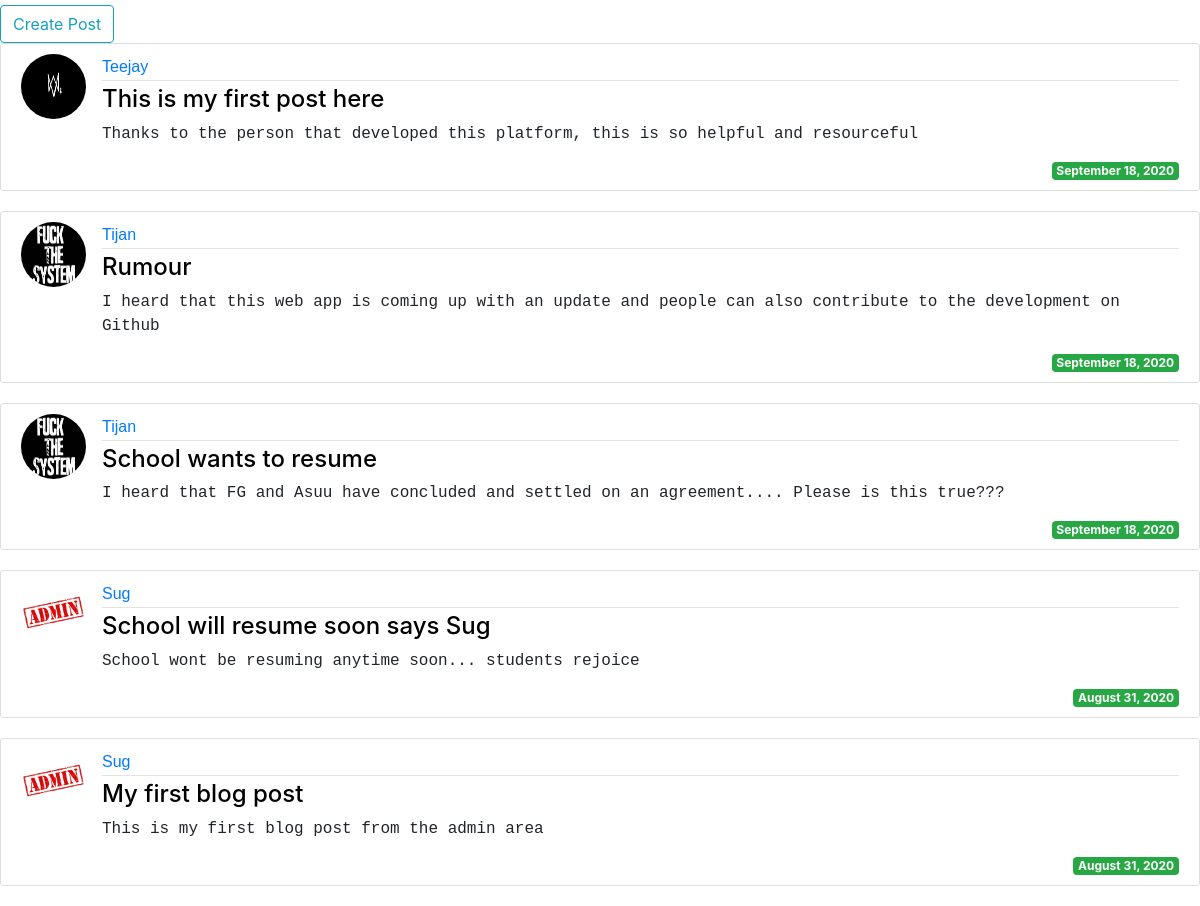
Page /press/ on the earlier database version.
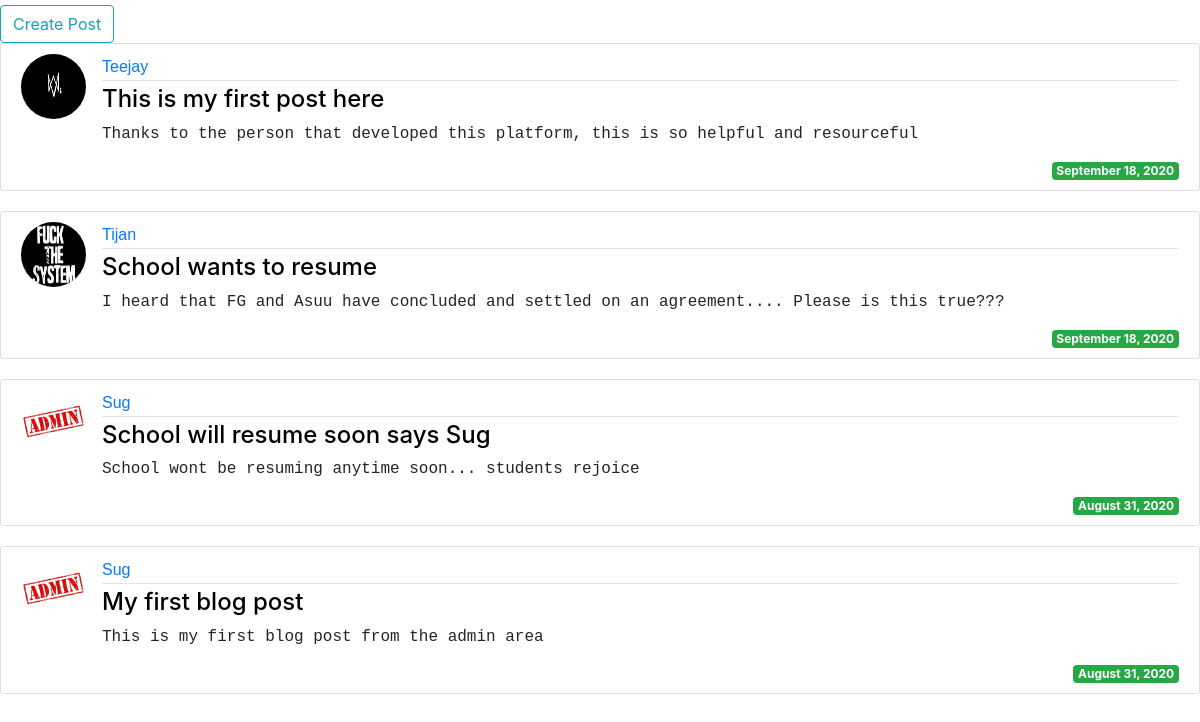
Same page on the later database version.
### sug/models.py (models this page shows, shortened)
class Post(models.Model):
    author = models.ForeignKey(User, on_delete=models.CASCADE)
    title = models.CharField(max_length=200)
    content = models.TextField()
    date_posted = models.DateTimeField(auto_now_add=True, null=True)

### user/models.py (models this page shows, shortened)
class Profile(models.Model):
    user = models.OneToOneField(User, on_delete=models.CASCADE)
    image = models.ImageField(default='default.jpg', upload_to = 'profile_pics')

### sug/views.py (the view)
# urls.py: path('press/', PostView.as_view(), name= 'press'),
class PostView(ListView):
    model = Post
    template_name = 'press.html'
    context_object_name = 'Post'
    ordering = ['-date_posted']

### sug/templates/press.html (shortened to what this page needs)
{% extends 'base.html' %}
{% block body %}
    <a class="btn btn-outline-info" href="{% url 'create_post' %}" style="margin-top:5px;">Create Post</a>
    {% for posts in Post %}
        <article class="media content-section">
            <img class ="rounded-circle article-img" src="{{ posts.author.profile.image.url }}">
            <div class="media-body">
                <div class="article-metadata">
                    <a class="mr-2" style="font-family: Arial, Helvetica, sans-serif;">{{ posts.author }}</a>
                </div>
                <h4><a class="article-title" href="{% url 'post_detail' posts.id %}">{{ posts.title }}</a></h4>
                <p class="article-content" style="font-family: monospace;">{{ posts.content }}</p>
                <span class="badge badge-success">{{posts.date_posted|date:"F j, Y"}}</span>
            </div>
        </article>
    {% endfor %}
{% endblock %}

Differences in the rows shown:
removed Post: author.profile.image (picture), author "Tijan", title "Rumour", content "I heard that this web app is coming up with an update and people can also contribute to the development on Github", date_posted "September 18, 2020"
